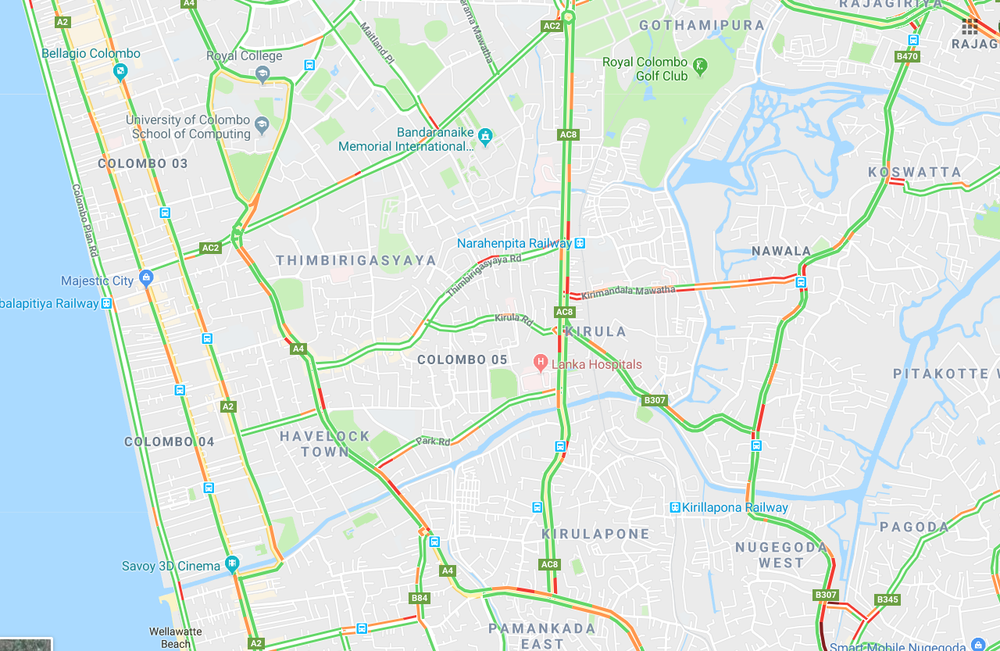
#> input picture TestBinaryRoutDetection/test4.PNG, 1000 x 651 px, shrunk from 1280 x 833 before the run, found by its file name
$ python gratScaleToBinary.py
#> lines starting #> are read from the running program, lines starting #| are printed output that depends on the picture; after the words box and inside, x2 and y2 are one past the last pixel; in counts of white or black regions, pixels touching at a corner belong together
from PIL import Image
col = Image.open("test4.png") #read image
#> col is the input picture: PIL image 1000x651 RGBA; mean R, G, B, A 218.2, 230.6, 227.1, 255
gray = col.convert('L')  #conversion to gray scale
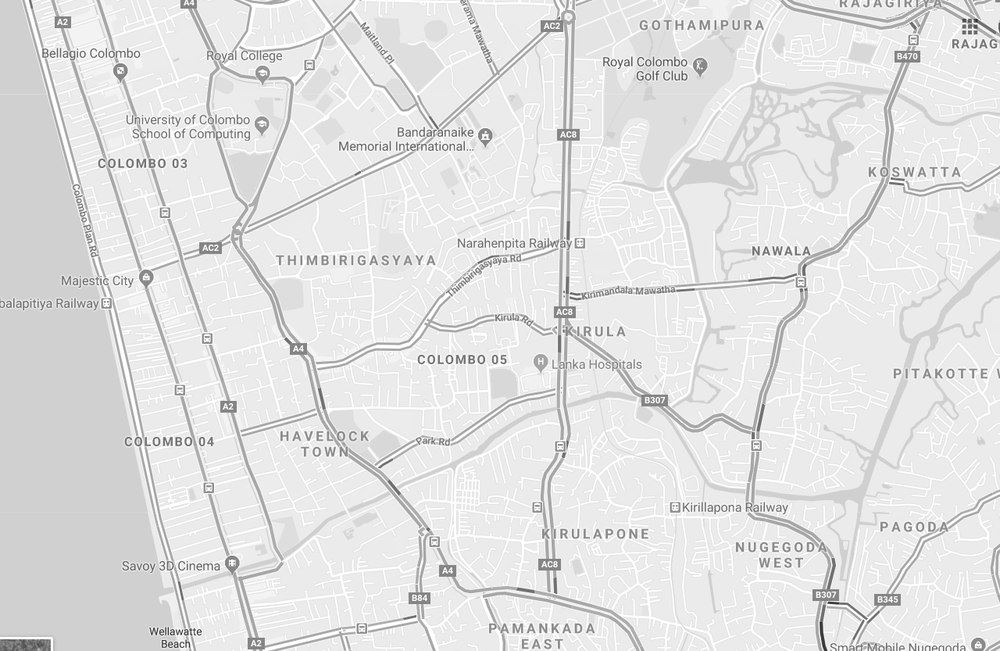
#> gray: PIL image 1000x651 L; min 36, max 255, mean 226.5
bw = gray.point(lambda x: 0 if x<200 else 255, '1')  #binarization
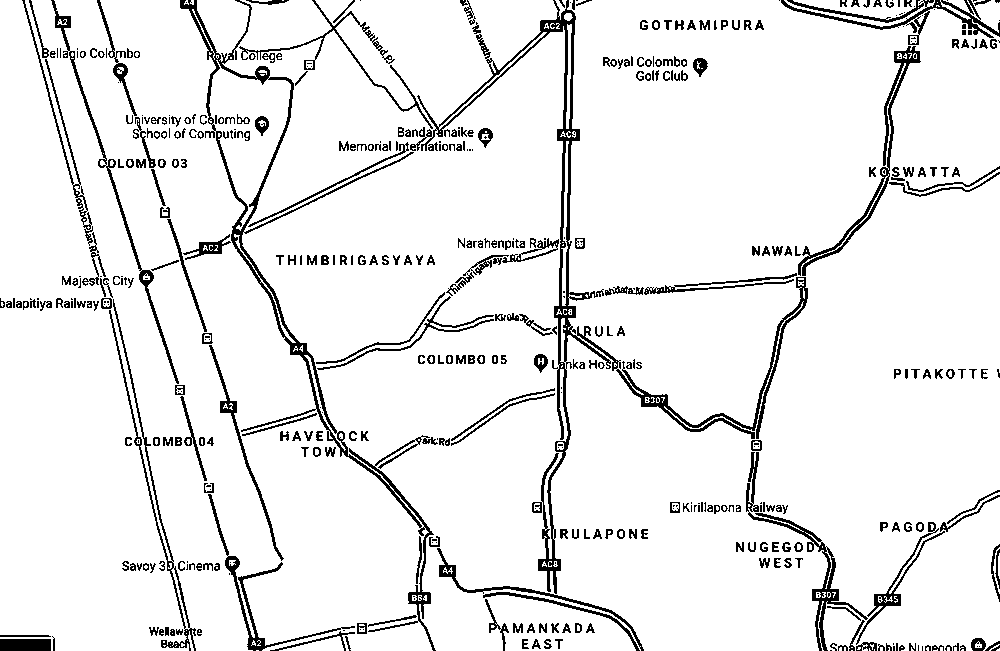
#> bw: PIL image 1000x651 1; 92.2% white; black in thin lines or dots
#bw.save("trainedBinary.png") #save it
bw.save("testBinary4.png")
